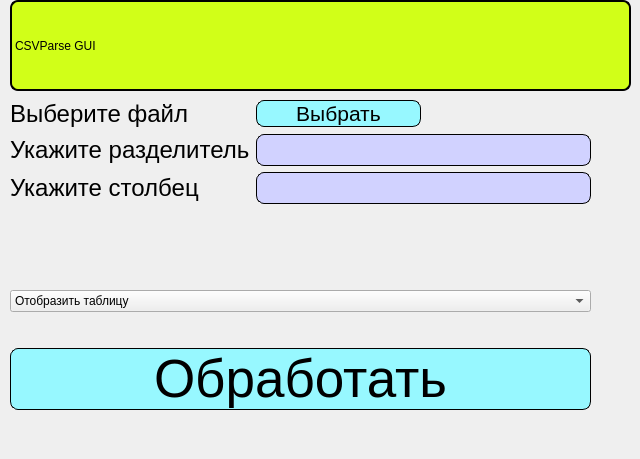
<?xml version="1.0" encoding="UTF-8"?>
<ui version="4.0">
 <class>Widget</class>
 <widget class="QWidget" name="Widget">
  <property name="enabled">
   <bool>true</bool>
  </property>
  <property name="geometry">
   <rect>
    <x>0</x>
    <y>0</y>
    <width>640</width>
    <height>459</height>
   </rect>
  </property>
  <property name="windowTitle">
   <string>Widget</string>
  </property>
  <widget class="QLabel" name="label">
   <property name="geometry">
    <rect>
     <x>10</x>
     <y>0</y>
     <width>621</width>
     <height>91</height>
    </rect>
   </property>
   <property name="styleSheet">
    <string notr="true">font: 700 64pt &quot;Al Bayan&quot;;
color: rgb(0, 0, 0);
background-color: rgb(209, 255, 24);
border-radius:8px;
border-style: outset;
border-width: 2px;
border-color: black;</string>
   </property>
   <property name="text">
    <string>CSVParse GUI</string>
   </property>
  </widget>
  <widget class="QWidget" name="formLayoutWidget">
   <property name="geometry">
    <rect>
     <x>10</x>
     <y>100</y>
     <width>581</width>
     <height>123</height>
    </rect>
   </property>
   <layout class="QFormLayout" name="formLayout_6">
    <item row="0" column="0">
     <widget class="QLabel" name="label_2">
      <property name="styleSheet">
       <string notr="true">font: 18pt ;
color: rgb(0, 0, 0);</string>
      </property>
      <property name="text">
       <string>Выберите файл</string>
      </property>
     </widget>
    </item>
    <item row="0" column="1">
     <layout class="QHBoxLayout" name="horizontalLayout_5">
      <item>
       <widget class="QPushButton" name="pushButton">
        <property name="styleSheet">
         <string notr="true">font: 16pt;
color: rgb(0, 0, 0);
background-color: rgb(151, 248, 255);
border-radius:8px;
border-style: outset;
border-width: 1px;
border-color: black;</string>
        </property>
        <property name="text">
         <string>Выбрать</string>
        </property>
       </widget>
      </item>
      <item>
       <widget class="QLabel" name="label_3">
        <property name="styleSheet">
         <string notr="true">font: 18pt </string>
        </property>
        <property name="text">
         <string/>
        </property>
       </widget>
      </item>
     </layout>
    </item>
    <item row="1" column="0">
     <widget class="QLabel" name="label_4">
      <property name="styleSheet">
       <string notr="true">font: 18pt;
color: rgb(0, 0, 0);</string>
      </property>
      <property name="text">
       <string>Укажите разделитель</string>
      </property>
     </widget>
    </item>
    <item row="1" column="1">
     <widget class="QLineEdit" name="lineEdit">
      <property name="styleSheet">
       <string notr="true">font: 18pt;
color: rgb(0, 0, 0);
background-color: rgb(209, 210, 255);
border-radius:8px;
border-style: outset;
border-width: 1px;
border-color: black;</string>
      </property>
      <property name="text">
       <string/>
      </property>
     </widget>
    </item>
    <item row="2" column="0">
     <widget class="QLabel" name="label_5">
      <property name="styleSheet">
       <string notr="true">font: 18pt;
color: rgb(0, 0, 0);</string>
      </property>
      <property name="text">
       <string>Укажите столбец</string>
      </property>
     </widget>
    </item>
    <item row="2" column="1">
     <widget class="QLineEdit" name="lineEdit_2">
      <property name="styleSheet">
       <string notr="true">font: 18pt;
color: rgb(0, 0, 0);
background-color: rgb(209, 210, 255);
border-radius:8px;
border-style: outset;
border-width: 1px;
border-color: black;</string>
      </property>
     </widget>
    </item>
   </layout>
  </widget>
  <widget class="QWidget" name="verticalLayoutWidget">
   <property name="geometry">
    <rect>
     <x>10</x>
     <y>260</y>
     <width>581</width>
     <height>181</height>
    </rect>
   </property>
   <layout class="QVBoxLayout" name="verticalLayout">
    <item>
     <widget class="QComboBox" name="comboBox">
      <property name="styleSheet">
       <string notr="true"/>
      </property>
      <item>
       <property name="text">
        <string>Отобразить таблицу</string>
       </property>
      </item>
      <item>
       <property name="text">
        <string>Отобразить результаты</string>
       </property>
      </item>
     </widget>
    </item>
    <item>
     <widget class="QPushButton" name="pushButton_3">
      <property name="styleSheet">
       <string notr="true">font: 40pt;
color: rgb(0, 0, 0);
color: rgb(0, 0, 0);
background-color: rgb(151, 248, 255);
border-radius:8px;
border-style: outset;
border-width: 1px;
border-color: black;</string>
      </property>
      <property name="text">
       <string>Обработать</string>
      </property>
     </widget>
    </item>
   </layout>
  </widget>
 </widget>
 <resources/>
 <connections/>
</ui>
